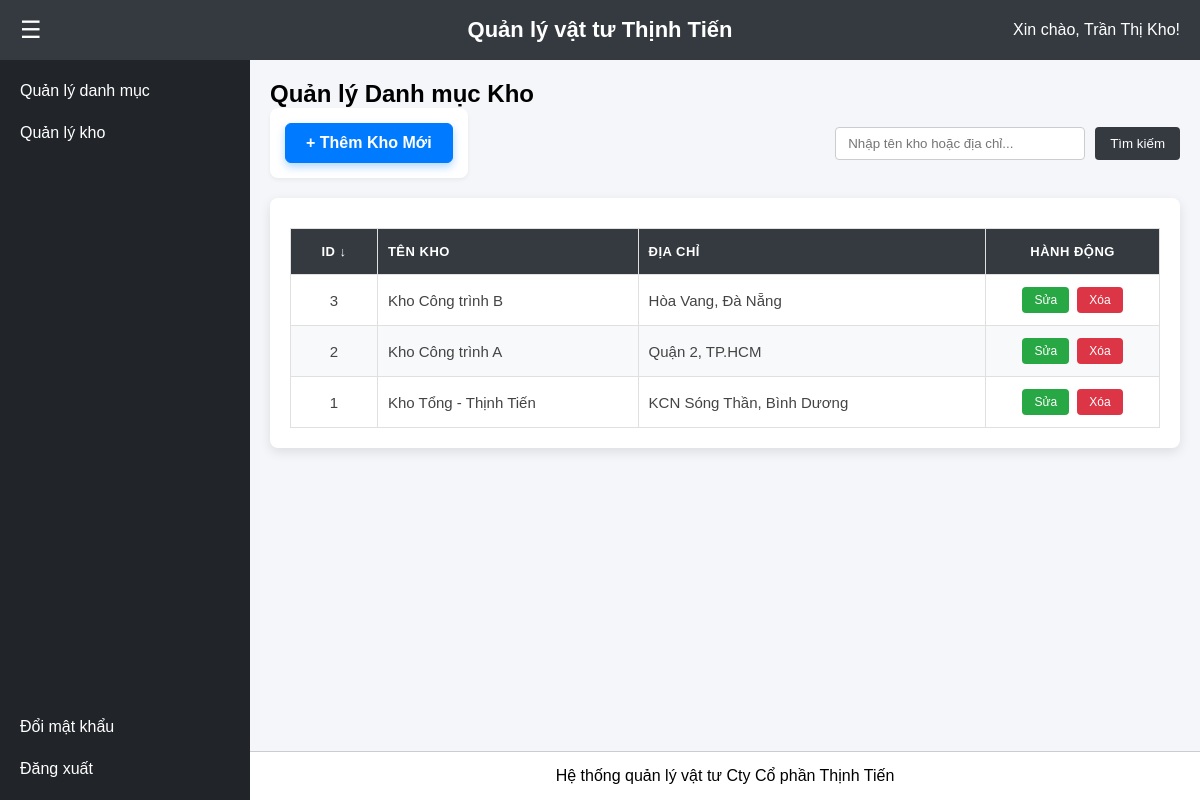
/qldm_kho.php (signed in), run on the app's committed database.
### tables this page shows
CREATE TABLE IF NOT EXISTS `nguoi_dung` (
  `id_nguoi_dung` int(11) NOT NULL AUTO_INCREMENT,
  `tai_khoan` varchar(50) NOT NULL,
  `mat_khau` varchar(255) NOT NULL,
  `ho_ten` varchar(100) NOT NULL,
  `id_vai_tro` int(11) DEFAULT NULL,
  PRIMARY KEY (`id_nguoi_dung`),
  UNIQUE KEY `tai_khoan` (`tai_khoan`),
  KEY `fk_nguoidung_vaitro` (`id_vai_tro`)
);

CREATE TABLE IF NOT EXISTS `kho` (
  `id_kho` int(11) NOT NULL AUTO_INCREMENT,
  `ten_kho` varchar(100) NOT NULL,
  `dia_chi` text DEFAULT NULL,
  PRIMARY KEY (`id_kho`)
);

### qldm_kho.php (the view, shortened to what this page needs)
<?php
include 'db_connect.php';
$search_query = "";
$search_sql = "";
$sort_col = isset($_GET['sort']) ? $_GET['sort'] : 'id_kho';
$sort_dir = isset($_GET['dir']) && $_GET['dir'] == 'asc' ? 'ASC' : 'DESC';
$next_dir = ($sort_dir == 'ASC') ? 'desc' : 'asc';
?>
<!DOCTYPE html>
<html lang="vi">
<head>
    <link rel="stylesheet" href="/css/style.css?v=<?php echo time(); ?>">
</head>
<body>
    <?php include 'includes/header.php'; ?>
    <div class="wrapper">
        <?php include 'includes/sidebar.php'; ?>
        <div class="main-content">
            <main>
                <h2 class="page-title">Quản lý Danh mục Kho</h2>
                <div class="toolbar">
                    <div class="selection-function" style="margin-bottom: 0;">
                        <div class="selection active" style="cursor: pointer;" onclick="moModalThem()">
                            <a>+ Thêm Kho Mới</a>
                        </div>
                    </div>
                    <form class="search-box" method="GET" action="qldm_kho.php">
                        <input type="text" name="search" placeholder="Nhập tên kho hoặc địa chỉ..." value="<?php echo htmlspecialchars($search_query); ?>">
                        <button type="submit">Tìm kiếm</button>
                    </form>
                </div>
                <div id="table-container">
                    <table>
                        <thead>
                            <tr>
                                <th width="10%" class="text-center">
                                    <a class="sort-link" href="?search=<?php echo urlencode($search_query); ?>&sort=id_kho&dir=<?php echo $next_dir; ?>">
                                        ID <?php if($sort_col=='id_kho') echo ($sort_dir=='ASC') ? '↑' : '↓'; ?>
                                    </a>
                                </th>
                                <th width="30%" class="text-left">
                                    <a class="sort-link" href="?search=<?php echo urlencode($search_query); ?>&sort=ten_kho&dir=<?php echo $next_dir; ?>">
                                        Tên Kho <?php if($sort_col=='ten_kho') echo ($sort_dir=='ASC') ? '↑' : '↓'; ?>
                                    </a>
                                </th>
                                <th width="40%" class="text-left">
                                    <a class="sort-link" href="?search=<?php echo urlencode($search_query); ?>&sort=dia_chi&dir=<?php echo $next_dir; ?>">
                                        Địa chỉ <?php if($sort_col=='dia_chi') echo ($sort_dir=='ASC') ? '↑' : '↓'; ?>
                                    </a>
                                </th>
                                <th width="20%" class="text-center">Hành động</th>
                            </tr>
                        </thead>
                        <tbody>
                            <?php
                                $sql = "SELECT * FROM kho $search_sql ORDER BY $sort_col $sort_dir";
                                $result = mysqli_query($conn, $sql);
                                if(mysqli_num_rows($result) > 0) {
                                    while ($row = mysqli_fetch_assoc($result)) {
                                        echo "<tr>";
                                        echo "<td class='text-center'>" . $row['id_kho'] . "</td>";
                                        echo "<td class='text-left'>" . htmlspecialchars($row['ten_kho']) . "</td>";
                                        echo "<td class='text-left'>" . htmlspecialchars($row['dia_chi']) . "</td>";
                                        echo "<td class='text-center'>
                                            <a href='javascript:void(0)' class='btn-action btn-edit'
                                            onclick='moModalSua({$row['id_kho']}, \"" . htmlspecialchars($row['ten_kho'], ENT_QUOTES) . "\", \"" . htmlspecialchars($row['dia_chi'], ENT_QUOTES) . "\")'>Sửa</a>
                                            <a href='qldm_kho.php?action=delete&id={$row['id_kho']}' onclick='return confirm(\"Bạn có chắc chắn muốn XÓA kho này không?\");' class='btn-action btn-delete'>Xóa</a>
                                        </td>";
                                        echo "</tr>";
                                    }
                                } else {
                                    echo "<tr><td colspan='4' class='text-center'>Không tìm thấy dữ liệu kho nào!</td></tr>";
                                }
                            ?>
                        </tbody>
                    </table>
                </div>
            </main>
            <?php include 'includes/footer.php'; ?>
        </div>
    </div>
</body>
</html>

### includes/header.php (shortened to what this page needs)
<?php
include 'db_connect.php';
$id_nguoi_dung = $_SESSION['id_nguoi_dung'];
$sql = "SELECT * FROM nguoi_dung WHERE id_nguoi_dung='$id_nguoi_dung'";
$result_user = mysqli_query($conn, $sql);
if ($row = mysqli_fetch_assoc($result_user)) {
    $ho_ten = $row['ho_ten'];
} else {
    $ho_ten = "Admin";
}
?>
<header>
    <div class="header-left">
        <button class="btn-toggle" onclick="dongMoSidebar()">☰</button>
    </div>
    <div class="header-center">
        Quản lý vật tư Thịnh Tiến
    </div>
    <div class="header-right">
        Xin chào, <?php echo $ho_ten; ?>!
    </div>
</header>

### css/style.css (style rules this page uses)
* { margin: 0; padding: 0; box-sizing: border-box; font-family: Arial, sans-serif; }
body { display: flex; flex-direction: column; height: 100vh; }
header { display: flex; align-items: center; background-color: #343a40; color: white; height: 60px; padding: 0 20px; }
.header-left { flex: 1; display: flex; justify-content: flex-start; }
.header-center { flex: 1; display: flex; justify-content: center; font-size: 22px; font-weight: bold; }
.header-right { flex: 1; display: flex; justify-content: flex-end; }
.btn-toggle { background: transparent; border: none; color: white; font-size: 24px; cursor: pointer; }
.wrapper { display: flex; flex: 1; overflow: hidden; }
.main-content { flex: 1; display: flex; flex-direction: column; background: #f4f6f9; }
main { flex: 1; padding: 20px; }
#table-container { background-color: #ffffff; padding: 20px; border-radius: 8px; box-shadow: 0 2px 8px rgba(0,0,0,0.1); margin-top: 15px; overflow-x: auto; }
#table-container table { width: 100%; border-collapse: collapse; }
#table-container th, #table-container td { border: 1px solid #dee2e6; padding: 12px 15px; text-align: left; }
#table-container thead th { background-color: #343a40; color: #ffffff; font-weight: bold; }
#table-container th.text-center, #table-container td.text-center { text-align: center; }
#table-container tbody tr:nth-child(even) { background-color: #f8f9fa; }
.btn-action { padding: 5px 10px; color: white; text-decoration: none; border-radius: 4px; font-size: 13px; margin: 0 2px; display: inline-block; }
.btn-edit { background-color: #28a745; }
.btn-delete { background-color: #dc3545; }
.selection-function { display: flex; gap: 10px; margin-bottom: 20px; background: #fff; padding: 15px; border-radius: 8px; box-shadow: 0 2px 4px rgba(0,0,0,0.05); }
.selection { transition: all 0.3s ease; }
.selection a { display: inline-block; padding: 10px 20px; background-color: #f8f9fa; color: #333; text-decoration: none; font-weight: 600; border: 1px solid #ddd; border-radius: 6px; }
.selection:hover a, .selection.active a { background-color: #007bff; color: white; border-color: #007bff; box-shadow: 0 4px 8px rgba(0,123,255,0.3); }
#table-container { background: white; padding: 20px; border-radius: 8px; box-shadow: 0 4px 12px rgba(0,0,0,0.1); }
#table-container table { width: 100%; border-collapse: collapse; margin-top: 10px; font-size: 15px; }
#table-container table, #table-container th, #table-container td { border: 1px solid #e0e0e0; }
#table-container thead th { background-color: #343a40; color: white; padding: 15px 10px; text-transform: uppercase; font-size: 13px; letter-spacing: 0.5px; }
#table-container tbody td { padding: 12px 10px; color: #444; }
.text-center { text-align: center; }
.text-left { text-align: left; }
.btn-action { padding: 6px 12px; font-size: 12px; border-radius: 4px; text-decoration: none; color: white; margin: 0 2px; }

### qldm_kho.php (style rules this page uses)
.toolbar { display: flex; justify-content: space-between; align-items: center; margin-bottom: 20px; }
.search-box { display: flex; gap: 10px; }
.search-box input { padding: 8px 12px; border: 1px solid #ccc; border-radius: 4px; width: 250px; }
.search-box button { padding: 8px 15px; background: #343a40; color: white; border: none; border-radius: 4px; cursor: pointer; }
.sort-link { color: white; text-decoration: none; }

### data on the page
nguoi_dung: ho_ten "Trần Thị Kho"
kho: id_kho "3", ten_kho "Kho Công trình B", dia_chi "Hòa Vang, Đà Nẵng"
kho: id_kho "2", ten_kho "Kho Công trình A", dia_chi "Quận 2, TP.HCM"
kho: id_kho "1", ten_kho "Kho Tổng - Thịnh Tiến", dia_chi "KCN Sóng Thần, Bình Dương"
